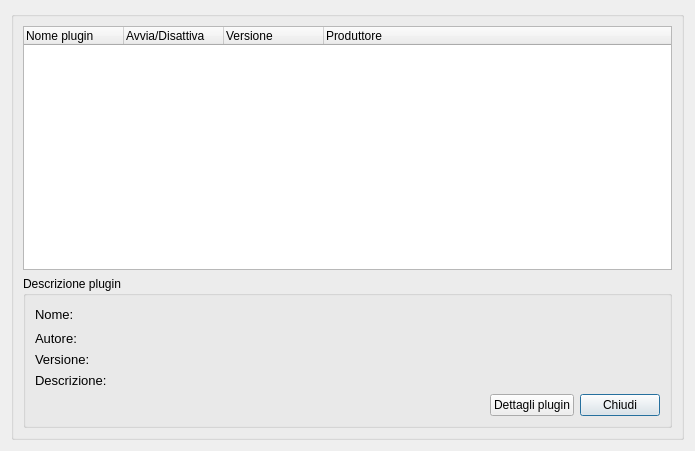
<?xml version="1.0" encoding="UTF-8"?>
<ui version="4.0">
 <class>pluginmanager</class>
 <widget class="QDialog" name="pluginmanager">
  <property name="geometry">
   <rect>
    <x>0</x>
    <y>0</y>
    <width>695</width>
    <height>451</height>
   </rect>
  </property>
  <property name="windowTitle">
   <string>Gestione plugin</string>
  </property>
  <property name="windowIcon">
   <iconset>
    <normaloff>:/images/logo.png</normaloff>:/images/logo.png</iconset>
  </property>
  <property name="modal">
   <bool>true</bool>
  </property>
  <layout class="QGridLayout" name="gridLayout_3">
   <item row="0" column="0">
    <widget class="QGroupBox" name="groupBox">
     <property name="sizePolicy">
      <sizepolicy hsizetype="Preferred" vsizetype="Preferred">
       <horstretch>0</horstretch>
       <verstretch>0</verstretch>
      </sizepolicy>
     </property>
     <property name="title">
      <string/>
     </property>
     <layout class="QGridLayout" name="gridLayout">
      <item row="1" column="0" colspan="2">
       <widget class="QGroupBox" name="groupBox_2">
        <property name="sizePolicy">
         <sizepolicy hsizetype="Preferred" vsizetype="Preferred">
          <horstretch>0</horstretch>
          <verstretch>0</verstretch>
         </sizepolicy>
        </property>
        <property name="title">
         <string>Descrizione plugin</string>
        </property>
        <layout class="QGridLayout" name="gridLayout_2">
         <item row="3" column="1">
          <widget class="QLabel" name="label_3">
           <property name="font">
            <font>
             <family>Helvetica</family>
             <pointsize>10</pointsize>
             <weight>50</weight>
             <italic>false</italic>
             <bold>false</bold>
             <underline>false</underline>
             <strikeout>false</strikeout>
            </font>
           </property>
           <property name="text">
            <string>&lt;!DOCTYPE HTML PUBLIC &quot;-//W3C//DTD HTML 4.0//EN&quot; &quot;http://www.w3.org/TR/REC-html40/strict.dtd&quot;&gt;
&lt;html&gt;&lt;head&gt;&lt;meta name=&quot;qrichtext&quot; content=&quot;1&quot; /&gt;&lt;style type=&quot;text/css&quot;&gt;
p, li { white-space: pre-wrap; }
&lt;/style&gt;&lt;/head&gt;&lt;body style=&quot; font-family:'Helvetica'; font-size:10pt; font-weight:400; font-style:normal;&quot;&gt;
&lt;p style=&quot; margin-top:0px; margin-bottom:0px; margin-left:0px; margin-right:0px; -qt-block-indent:0; text-indent:0px;&quot;&gt;Autore:&lt;/p&gt;&lt;/body&gt;&lt;/html&gt;</string>
           </property>
          </widget>
         </item>
         <item row="4" column="2" colspan="3">
          <widget class="QLabel" name="versione">
           <property name="text">
            <string/>
           </property>
          </widget>
         </item>
         <item row="4" column="1">
          <widget class="QLabel" name="label_2">
           <property name="font">
            <font>
             <family>Helvetica</family>
             <pointsize>10</pointsize>
             <weight>75</weight>
             <italic>false</italic>
             <bold>true</bold>
             <underline>false</underline>
             <strikeout>false</strikeout>
            </font>
           </property>
           <property name="text">
            <string>&lt;!DOCTYPE HTML PUBLIC &quot;-//W3C//DTD HTML 4.0//EN&quot; &quot;http://www.w3.org/TR/REC-html40/strict.dtd&quot;&gt;
&lt;html&gt;&lt;head&gt;&lt;meta name=&quot;qrichtext&quot; content=&quot;1&quot; /&gt;&lt;style type=&quot;text/css&quot;&gt;
p, li { white-space: pre-wrap; }
&lt;/style&gt;&lt;/head&gt;&lt;body style=&quot; font-family:'Helvetica'; font-size:10pt; font-weight:600; font-style:normal;&quot;&gt;
&lt;p style=&quot; margin-top:0px; margin-bottom:0px; margin-left:0px; margin-right:0px; -qt-block-indent:0; text-indent:0px;&quot;&gt;&lt;span style=&quot; font-weight:400;&quot;&gt;Versione:&lt;/span&gt;&lt;/p&gt;&lt;/body&gt;&lt;/html&gt;</string>
           </property>
          </widget>
         </item>
         <item row="5" column="1">
          <widget class="QLabel" name="label_4">
           <property name="font">
            <font>
             <family>Helvetica</family>
             <pointsize>10</pointsize>
             <weight>75</weight>
             <italic>false</italic>
             <bold>true</bold>
             <underline>false</underline>
             <strikeout>false</strikeout>
            </font>
           </property>
           <property name="text">
            <string>&lt;!DOCTYPE HTML PUBLIC &quot;-//W3C//DTD HTML 4.0//EN&quot; &quot;http://www.w3.org/TR/REC-html40/strict.dtd&quot;&gt;
&lt;html&gt;&lt;head&gt;&lt;meta name=&quot;qrichtext&quot; content=&quot;1&quot; /&gt;&lt;style type=&quot;text/css&quot;&gt;
p, li { white-space: pre-wrap; }
&lt;/style&gt;&lt;/head&gt;&lt;body style=&quot; font-family:'Helvetica'; font-size:10pt; font-weight:600; font-style:normal;&quot;&gt;
&lt;p style=&quot; margin-top:0px; margin-bottom:0px; margin-left:0px; margin-right:0px; -qt-block-indent:0; text-indent:0px;&quot;&gt;&lt;span style=&quot; font-weight:400;&quot;&gt;Descrizione:&lt;/span&gt;&lt;/p&gt;&lt;/body&gt;&lt;/html&gt;</string>
           </property>
          </widget>
         </item>
         <item row="6" column="4">
          <widget class="QPushButton" name="chiudi">
           <property name="sizePolicy">
            <sizepolicy hsizetype="Fixed" vsizetype="Fixed">
             <horstretch>0</horstretch>
             <verstretch>0</verstretch>
            </sizepolicy>
           </property>
           <property name="contextMenuPolicy">
            <enum>Qt::NoContextMenu</enum>
           </property>
           <property name="layoutDirection">
            <enum>Qt::LeftToRight</enum>
           </property>
           <property name="text">
            <string>Chiudi</string>
           </property>
           <property name="icon">
            <iconset resource="../../backup_restore_db/images.qrc">
             <normaloff>:/images/dialog-close.png</normaloff>:/images/dialog-close.png</iconset>
           </property>
           <property name="default">
            <bool>false</bool>
           </property>
           <property name="flat">
            <bool>false</bool>
           </property>
          </widget>
         </item>
         <item row="1" column="1" rowspan="2">
          <widget class="QLabel" name="label">
           <property name="font">
            <font>
             <family>Helvetica</family>
             <pointsize>10</pointsize>
             <weight>75</weight>
             <italic>false</italic>
             <bold>true</bold>
             <underline>false</underline>
             <strikeout>false</strikeout>
            </font>
           </property>
           <property name="text">
            <string>&lt;!DOCTYPE HTML PUBLIC &quot;-//W3C//DTD HTML 4.0//EN&quot; &quot;http://www.w3.org/TR/REC-html40/strict.dtd&quot;&gt;
&lt;html&gt;&lt;head&gt;&lt;meta name=&quot;qrichtext&quot; content=&quot;1&quot; /&gt;&lt;style type=&quot;text/css&quot;&gt;
p, li { white-space: pre-wrap; }
&lt;/style&gt;&lt;/head&gt;&lt;body style=&quot; font-family:'Helvetica'; font-size:10pt; font-weight:600; font-style:normal;&quot;&gt;
&lt;p style=&quot; margin-top:0px; margin-bottom:0px; margin-left:0px; margin-right:0px; -qt-block-indent:0; text-indent:0px;&quot;&gt;&lt;span style=&quot; font-weight:400;&quot;&gt;Nome:&lt;/span&gt;&lt;/p&gt;&lt;/body&gt;&lt;/html&gt;</string>
           </property>
          </widget>
         </item>
         <item row="3" column="2" colspan="3">
          <widget class="QLabel" name="autore">
           <property name="text">
            <string/>
           </property>
          </widget>
         </item>
         <item row="5" column="2" colspan="3">
          <widget class="QLabel" name="descrizione">
           <property name="text">
            <string/>
           </property>
           <property name="scaledContents">
            <bool>true</bool>
           </property>
          </widget>
         </item>
         <item row="6" column="2">
          <spacer name="horizontalSpacer">
           <property name="orientation">
            <enum>Qt::Horizontal</enum>
           </property>
           <property name="sizeHint" stdset="0">
            <size>
             <width>40</width>
             <height>20</height>
            </size>
           </property>
          </spacer>
         </item>
         <item row="6" column="3">
          <widget class="QPushButton" name="dett_plugin">
           <property name="text">
            <string>Dettagli plugin</string>
           </property>
           <property name="icon">
            <iconset resource="../../initdb/images.qrc">
             <normaloff>:/images/go-next.png</normaloff>:/images/go-next.png</iconset>
           </property>
          </widget>
         </item>
         <item row="1" column="2" colspan="3">
          <widget class="QLabel" name="nome">
           <property name="text">
            <string/>
           </property>
          </widget>
         </item>
        </layout>
       </widget>
      </item>
      <item row="0" column="0" colspan="2">
       <widget class="QTreeWidget" name="treeWidget">
        <property name="editTriggers">
         <set>QAbstractItemView::DoubleClicked</set>
        </property>
        <property name="indentation">
         <number>30</number>
        </property>
        <property name="animated">
         <bool>true</bool>
        </property>
        <attribute name="headerDefaultSectionSize">
         <number>100</number>
        </attribute>
        <attribute name="headerMinimumSectionSize">
         <number>20</number>
        </attribute>
        <attribute name="headerStretchLastSection">
         <bool>true</bool>
        </attribute>
        <column>
         <property name="text">
          <string>Nome plugin</string>
         </property>
        </column>
        <column>
         <property name="text">
          <string>Avvia/Disattiva</string>
         </property>
        </column>
        <column>
         <property name="text">
          <string>Versione</string>
         </property>
        </column>
        <column>
         <property name="text">
          <string>Produttore</string>
         </property>
        </column>
       </widget>
      </item>
     </layout>
    </widget>
   </item>
  </layout>
 </widget>
 <tabstops>
  <tabstop>dett_plugin</tabstop>
  <tabstop>chiudi</tabstop>
  <tabstop>treeWidget</tabstop>
 </tabstops>
 <resources>
  <include location="../../backup_restore_db/images.qrc"/>
  <include location="../../initdb/images.qrc"/>
 </resources>
 <connections/>
</ui>
